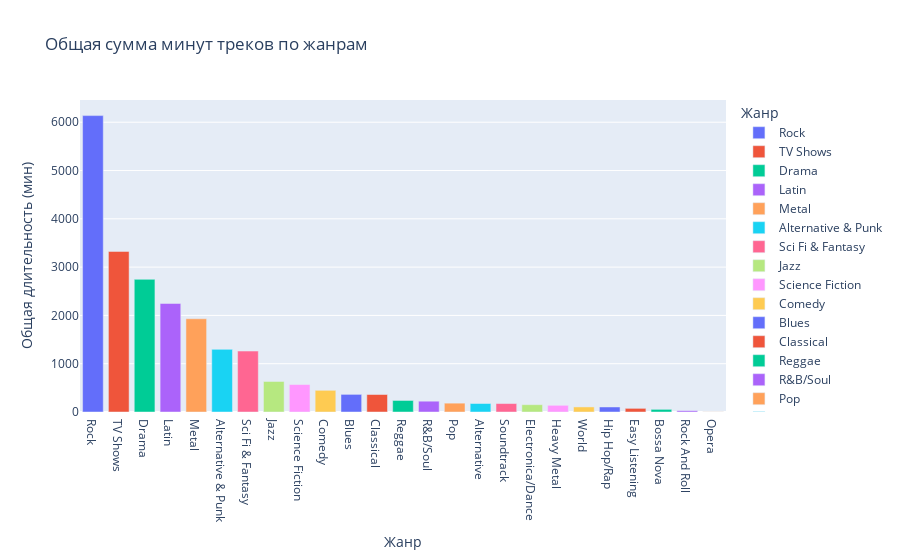

The cell this chart's notebook holds for it:
### Code cell
fig1 = px.bar( 
    data_frame = track1,
    x='genre_name', 
    y='total_minutes',
    title='Общая сумма минут треков по жанрам',
    labels={'genre_name': 'Жанр', 'total_minutes': 'Общая длительность (мин)'},
    color='genre_name'
)
fig1.show()

### Figure 1 — Plotly figure (JSON) as saved in the notebook; plotly's stock layout.template omitted (floating-point values rounded to 4 significant figures)
{"data": [{"hovertemplate": "Жанр=%{x}<br>Общая длительность (мин)=%{y}<extra></extra>", "legendgroup": "Rock", "marker": {"color": "#636efa", "pattern": {"shape": ""}}, "name": "Rock", "orientation": "v", "showlegend": true, "textposition": "auto", "type": "bar", "x": ["Rock"], "xaxis": "x", "y": [6137.0], "yaxis": "y"}, {"hovertemplate": "Жанр=%{x}<br>Общая длительность (мин)=%{y}<extra></extra>", "legendgroup": "TV Shows", "marker": {"color": "#EF553B", "pattern": {"shape": ""}}, "name": "TV Shows", "orientation": "v", "showlegend": true, "textposition": "auto", "type": "bar", "x": ["TV Shows"], "xaxis": "x", "y": [3325.0], "yaxis": "y"}, {"hovertemplate": "Жанр=%{x}<br>Общая длительность (мин)=%{y}<extra></extra>", "legendgroup": "Drama", "marker": {"color": "#00cc96", "pattern": {"shape": ""}}, "name": "Drama", "orientation": "v", "showlegend": true, "textposition": "auto", "type": "bar", "x": ["Drama"], "xaxis": "x", "y": [2747.0], "yaxis": "y"}, {"hovertemplate": "Жанр=%{x}<br>Общая длительность (мин)=%{y}<extra></extra>", "legendgroup": "Latin", "marker": {"color": "#ab63fa", "pattern": {"shape": ""}}, "name": "Latin", "orientation": "v", "showlegend": true, "textposition": "auto", "type": "bar", "x": ["Latin"], "xaxis": "x", "y": [2247.0], "yaxis": "y"}, {"hovertemplate": "Жанр=%{x}<br>Общая длительность (мин)=%{y}<extra></extra>", "legendgroup": "Metal", "marker": {"color": "#FFA15A", "pattern": {"shape": ""}}, "name": "Metal", "orientation": "v", "showlegend": true, "textposition": "auto", "type": "bar", "x": ["Metal"], "xaxis": "x", "y": [1931.0], "yaxis": "y"}, {"hovertemplate": "Жанр=%{x}<br>Общая длительность (мин)=%{y}<extra></extra>", "legendgroup": "Alternative & Punk", "marker": {"color": "#19d3f3", "pattern": {"shape": ""}}, "name": "Alternative & Punk", "orientation": "v", "showlegend": true, "textposition": "auto", "type": "bar", "x": ["Alternative & Punk"], "xaxis": "x", "y": [1297.0], "yaxis": "y"}, {"hovertemplate": "Жанр=%{x}<br>Общая длительность (мин)=%{y}<extra></extra>", "legendgroup": "Sci Fi & Fantasy", "marker": {"color": "#FF6692", "pattern": {"shape": ""}}, "name": "Sci Fi & Fantasy", "orientation": "v", "showlegend": true, "textposition": "auto", "type": "bar", "x": ["Sci Fi & Fantasy"], "xaxis": "x", "y": [1262.0], "yaxis": "y"}, {"hovertemplate": "Жанр=%{x}<br>Общая длительность (мин)=%{y}<extra></extra>", "legendgroup": "Jazz", "marker": {"color": "#B6E880", "pattern": {"shape": ""}}, "name": "Jazz", "orientation": "v", "showlegend": true, "textposition": "auto", "type": "bar", "x": ["Jazz"], "xaxis": "x", "y": [632.1], "yaxis": "y"}, {"hovertemplate": "Жанр=%{x}<br>Общая длительность (мин)=%{y}<extra></extra>", "legendgroup": "Science Fiction", "marker": {"color": "#FF97FF", "pattern": {"shape": ""}}, "name": "Science Fiction", "orientation": "v", "showlegend": true, "textposition": "auto", "type": "bar", "x": ["Science Fiction"], "xaxis": "x", "y": [568.9], "yaxis": "y"}, {"hovertemplate": "Жанр=%{x}<br>Общая длительность (мин)=%{y}<extra></extra>", "legendgroup": "Comedy", "marker": {"color": "#FECB52", "pattern": {"shape": ""}}, "name": "Comedy", "orientation": "v", "showlegend": true, "textposition": "auto", "type": "bar", "x": ["Comedy"], "xaxis": "x", "y": [449.2], "yaxis": "y"}, {"hovertemplate": "Жанр=%{x}<br>Общая длительность (мин)=%{y}<extra></extra>", "legendgroup": "Blues", "marker": {"color": "#636efa", "pattern": {"shape": ""}}, "name": "Blues", "orientation": "v", "showlegend": true, "textposition": "auto", "type": "bar", "x": ["Blues"], "xaxis": "x", "y": [365.0], "yaxis": "y"}, {"hovertemplate": "Жанр=%{x}<br>Общая длительность (мин)=%{y}<extra></extra>", "legendgroup": "Classical", "marker": {"color": "#EF553B", "pattern": {"shape": ""}}, "name": "Classical", "orientation": "v", "showlegend": true, "textposition": "auto", "type": "bar", "x": ["Classical"], "xaxis": "x", "y": [362.4], "yaxis": "y"}, {"hovertemplate": "Жанр=%{x}<br>Общая длительность (мин)=%{y}<extra></extra>", "legendgroup": "Reggae", "marker": {"color": "#00cc96", "pattern": {"shape": ""}}, "name": "Reggae", "orientation": "v", "showlegend": true, "textposition": "auto", "type": "bar", "x": ["Reggae"], "xaxis": "x", "y": [238.9], "yaxis": "y"}, {"hovertemplate": "Жанр=%{x}<br>Общая длительность (мин)=%{y}<extra></extra>", "legendgroup": "R&B/Soul", "marker": {"color": "#ab63fa", "pattern": {"shape": ""}}, "name": "R&B/Soul", "orientation": "v", "showlegend": true, "textposition": "auto", "type": "bar", "x": ["R&B/Soul"], "xaxis": "x", "y": [223.7], "yaxis": "y"}, {"hovertemplate": "Жанр=%{x}<br>Общая длительность (мин)=%{y}<extra></extra>", "legendgroup": "Pop", "marker": {"color": "#FFA15A", "pattern": {"shape": ""}}, "name": "Pop", "orientation": "v", "showlegend": true, "textposition": "auto", "type": "bar", "x": ["Pop"], "xaxis": "x", "y": [183.2], "yaxis": "y"}, {"hovertemplate": "Жанр=%{x}<br>Общая длительность (мин)=%{y}<extra></extra>", "legendgroup": "Alternative", "marker": {"color": "#19d3f3", "pattern": {"shape": ""}}, "name": "Alternative", "orientation": "v", "showlegend": true, "textposition": "auto", "type": "bar", "x": ["Alternative"], "xaxis": "x", "y": [176.0], "yaxis": "y"}, {"hovertemplate": "Жанр=%{x}<br>Общая длительность (мин)=%{y}<extra></extra>", "legendgroup": "Soundtrack", "marker": {"color": "#FF6692", "pattern": {"shape": ""}}, "name": "Soundtrack", "orientation": "v", "showlegend": true, "textposition": "auto", "type": "bar", "x": ["Soundtrack"], "xaxis": "x", "y": [175.1], "yaxis": "y"}, {"hovertemplate": "Жанр=%{x}<br>Общая длительность (мин)=%{y}<extra></extra>", "legendgroup": "Electronica/Dance", "marker": {"color": "#B6E880", "pattern": {"shape": ""}}, "name": "Electronica/Dance", "orientation": "v", "showlegend": true, "textposition": "auto", "type": "bar", "x": ["Electronica/Dance"], "xaxis": "x", "y": [151.5], "yaxis": "y"}, {"hovertemplate": "Жанр=%{x}<br>Общая длительность (мин)=%{y}<extra></extra>", "legendgroup": "Heavy Metal", "marker": {"color": "#FF97FF", "pattern": {"shape": ""}}, "name": "Heavy Metal", "orientation": "v", "showlegend": true, "textposition": "auto", "type": "bar", "x": ["Heavy Metal"], "xaxis": "x", "y": [138.8], "yaxis": "y"}, {"hovertemplate": "Жанр=%{x}<br>Общая длительность (мин)=%{y}<extra></extra>", "legendgroup": "World", "marker": {"color": "#FECB52", "pattern": {"shape": ""}}, "name": "World", "orientation": "v", "showlegend": true, "textposition": "auto", "type": "bar", "x": ["World"], "xaxis": "x", "y": [105.0], "yaxis": "y"}, {"hovertemplate": "Жанр=%{x}<br>Общая длительность (мин)=%{y}<extra></extra>", "legendgroup": "Hip Hop/Rap", "marker": {"color": "#636efa", "pattern": {"shape": ""}}, "name": "Hip Hop/Rap", "orientation": "v", "showlegend": true, "textposition": "auto", "type": "bar", "x": ["Hip Hop/Rap"], "xaxis": "x", "y": [103.9], "yaxis": "y"}, {"hovertemplate": "Жанр=%{x}<br>Общая длительность (мин)=%{y}<extra></extra>", "legendgroup": "Easy Listening", "marker": {"color": "#EF553B", "pattern": {"shape": ""}}, "name": "Easy Listening", "orientation": "v", "showlegend": true, "textposition": "auto", "type": "bar", "x": ["Easy Listening"], "xaxis": "x", "y": [75.67], "yaxis": "y"}, {"hovertemplate": "Жанр=%{x}<br>Общая длительность (мин)=%{y}<extra></extra>", "legendgroup": "Bossa Nova", "marker": {"color": "#00cc96", "pattern": {"shape": ""}}, "name": "Bossa Nova", "orientation": "v", "showlegend": true, "textposition": "auto", "type": "bar", "x": ["Bossa Nova"], "xaxis": "x", "y": [54.9], "yaxis": "y"}, {"hovertemplate": "Жанр=%{x}<br>Общая длительность (мин)=%{y}<extra></extra>", "legendgroup": "Rock And Roll", "marker": {"color": "#ab63fa", "pattern": {"shape": ""}}, "name": "Rock And Roll", "orientation": "v", "showlegend": true, "textposition": "auto", "type": "bar", "x": ["Rock And Roll"], "xaxis": "x", "y": [26.93], "yaxis": "y"}, {"hovertemplate": "Жанр=%{x}<br>Общая длительность (мин)=%{y}<extra></extra>", "legendgroup": "Opera", "marker": {"color": "#FFA15A", "pattern": {"shape": ""}}, "name": "Opera", "orientation": "v", "showlegend": true, "textposition": "auto", "type": "bar", "x": ["Opera"], "xaxis": "x", "y": [2.91], "yaxis": "y"}], "layout": {"barmode": "relative", "legend": {"title": {"text": "Жанр"}, "tracegroupgap": 0}, "title": {"text": "Общая сумма минут треков по жанрам"}, "xaxis": {"anchor": "y", "categoryarray": ["Rock", "TV Shows", "Drama", "Latin", "Metal", "Alternative & Punk", "Sci Fi & Fantasy", "Jazz", "Science Fiction", "Comedy", "Blues", "Classical", "Reggae", "R&B/Soul", "Pop", "Alternative", "Soundtrack", "Electronica/Dance", "Heavy Metal", "World", "Hip Hop/Rap", "Easy Listening", "Bossa Nova", "Rock And Roll", "Opera"], "categoryorder": "array", "domain": [0, 1], "title": {"text": "Жанр"}}, "yaxis": {"anchor": "x", "domain": [0, 1], "title": {"text": "Общая длительность (мин)"}}}}
